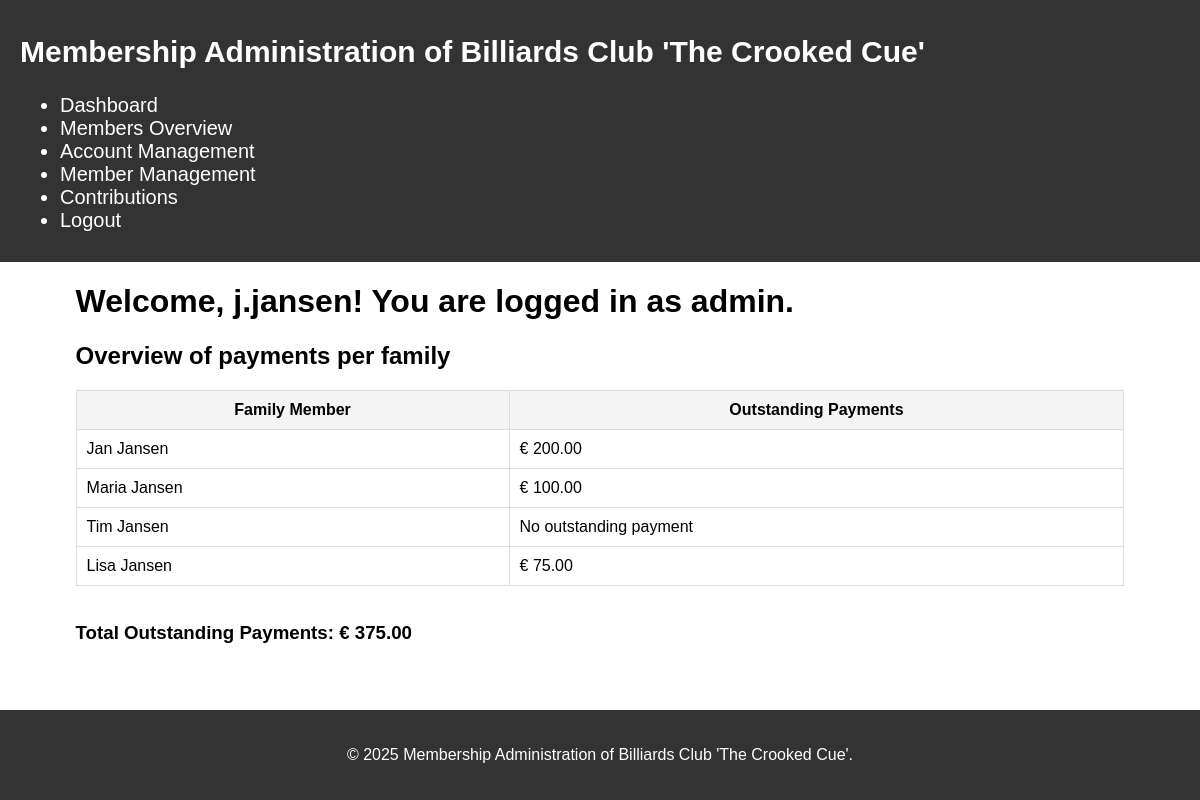
/index.php?page=dashboard&id (signed in), run on the app's committed database.
### tables this page shows
CREATE TABLE `contributions` (
  `id` int NOT NULL,
  `family_member_id` int DEFAULT NULL,
  `amount` decimal(10,2) NOT NULL,
  `type` varchar(25) NOT NULL,
  `payment_date` date DEFAULT NULL,
  `fiscal_year_id` int DEFAULT NULL,
  `note` text NOT NULL
);

CREATE TABLE `family_members` (
  `id` int NOT NULL,
  `family_id` int DEFAULT NULL,
  `name` varchar(255) NOT NULL,
  `dob` date NOT NULL,
  `member_type_id` int DEFAULT NULL
);

### Controllers/MembersController.php (called while the page is built, shortened)
<?php
require_once dirname(__DIR__) . '/Models/MembersModel.php';
class MembersController {
    private $membersModel;
    public function __construct() {
        $db = new Database();
        $this->membersModel = new MembersModel($db);
    }
    public function showDashboard() {
        $user_id = $_SESSION['user_id'];
        $user = $_SESSION['username'];
        $role = $_SESSION['role'];
        $members = $this->membersModel->getFamilyMembersOutstandingPayments($user_id);
        if (!empty($members)) {
            $total_outstanding_payments = 0;
            foreach ($members as $member) {
                if ($member['amount'] !== null) {
                    $total_outstanding_payments += $member['amount'];
                }
            }
        } else {
            $members = [];
            $total_outstanding_payments = 0;
        }
        include_once __DIR__ . '/../views/dashboard.php';
    }
}
?>

### Models/MembersModel.php (called while the page is built, shortened)
<?php
class MembersModel {
    private $db;
    public function __construct($db) {
        $this->db = $db;
    }
    public function getFamilyMembersOutstandingPayments($member_id) {
        try {
            $conn = $this->db->connect();
            $query_family_id = "SELECT family_id FROM family_members WHERE id = :member_id";
            $stmt_family_id = $conn->prepare($query_family_id);
            $stmt_family_id->bindParam(':member_id', $member_id);
            $stmt_family_id->execute();
            $family_id = $stmt_family_id->fetchColumn();
            $query = "SELECT f.id, f.name, c.amount, c.payment_date
                FROM family_members f
                LEFT JOIN contributions c ON f.id = c.family_member_id AND c.payment_date IS NULL
                WHERE f.family_id = :family_id";
            $stmt = $conn->prepare($query);
            $stmt->bindParam(':family_id', $family_id);
            $stmt->execute();
            return $stmt->fetchAll(PDO::FETCH_ASSOC);
        } catch (PDOException $e) {
            echo "Error retrieving family members and outstanding payments: " . $e->getMessage();
        }
    }
}

### Views/dashboard.php (the view, shortened to what this page needs)
<?php
include 'header.php';
?>
<link rel="stylesheet" href="../css/global.css">
<h1>Welcome, <?php echo htmlspecialchars($user); ?>! You are logged in as <?php echo htmlspecialchars($role); ?>.</h1>
<h2>Overview of payments per family</h2>
<?php if (empty($members)): ?>
    <p>No family members or payments found</p>
<?php else: ?>
    <table>
        <thead>
            <tr>
                <th>Family Member</th>
                <th>Outstanding Payments</th>
            </tr>
        </thead>
        <tbody>
            <?php foreach ($members as $member): ?>
                <tr>
                    <td><?= htmlspecialchars($member['name']) ?></td>
                    <td>
                        <?php if ($member['amount'] !== null): ?>
                            € <?= number_format($member['amount'], 2, '.', ',') ?>
                        <?php else: ?>
                            No outstanding payment
                        <?php endif; ?>
                    </td>
                </tr>
            <?php endforeach; ?>
        </tbody>
    </table>
<?php endif; ?>
<br>
    <h3>Total Outstanding Payments: € <?= number_format($total_outstanding_payments, 2, '.', ',') ?></h3>
</body>
<?php include 'footer.php'; ?>

### CSS/global.css (style rules this page uses)
html, body { height: 100%; margin: 0; padding: 0; }
body { display: flex; flex-direction: column; font-family: Arial, sans-serif; }
table { width: 100%; border-collapse: collapse; margin-top: 20px; }
th, td { padding: 10px; border: 1px solid #ddd; }
th { background-color: #f4f4f4; }

### data on the page
contributions: family_member.name "Jan Jansen", amount "200.00"
contributions: family_member.name "Maria Jansen", amount "100.00"
family_members: name "Tim Jansen", shows "No outstanding payment"
contributions: family_member.name "Lisa Jansen", amount "75.00"

### other printed values
$user "j.jansen"
$role "admin"
$total_outstanding_payments "375.00"
